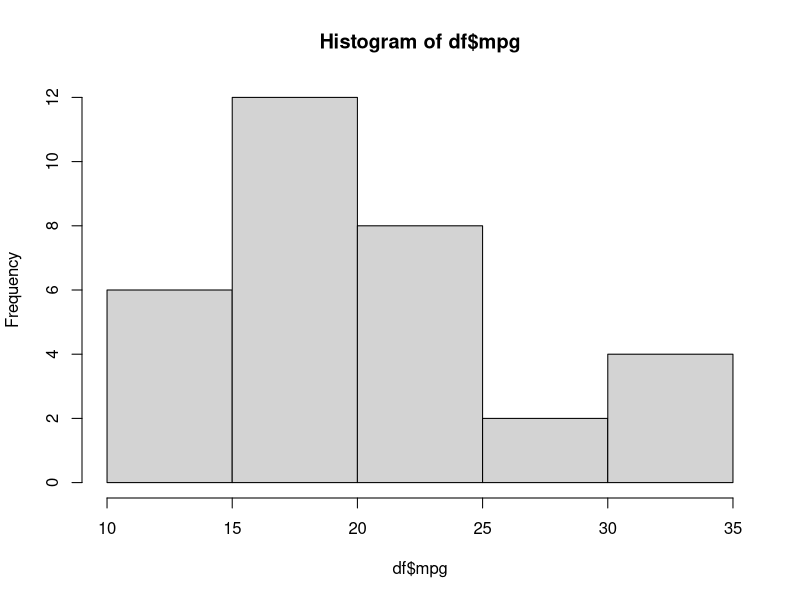
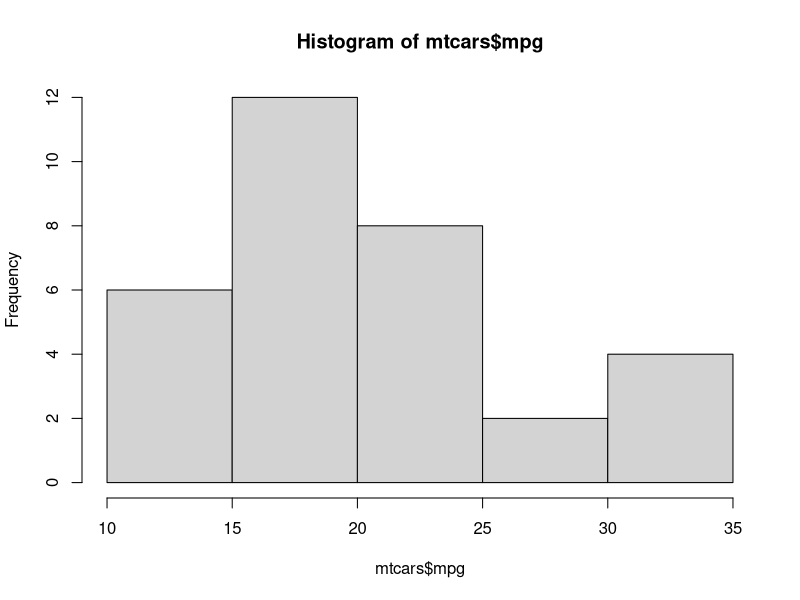
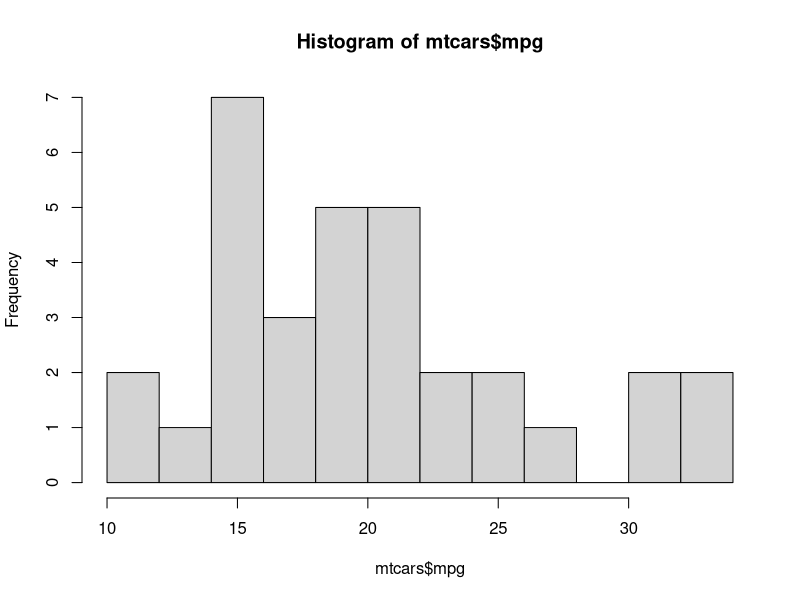
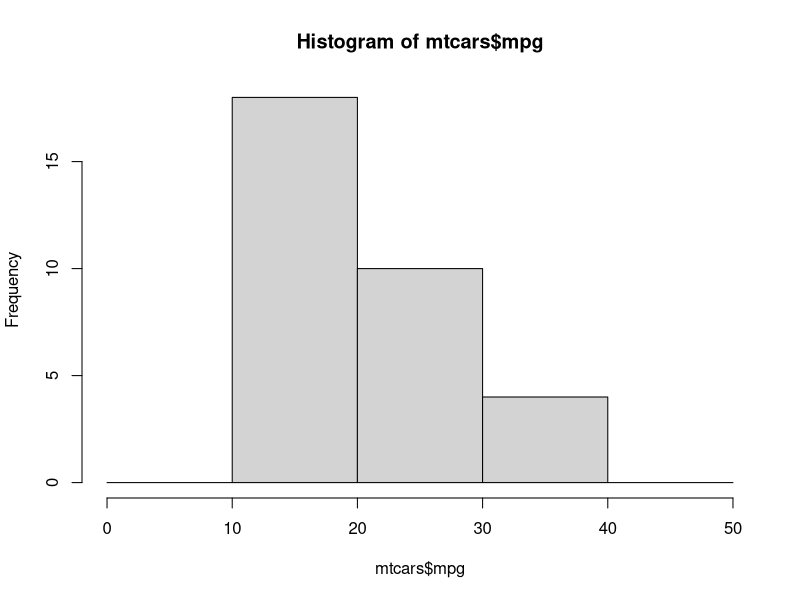
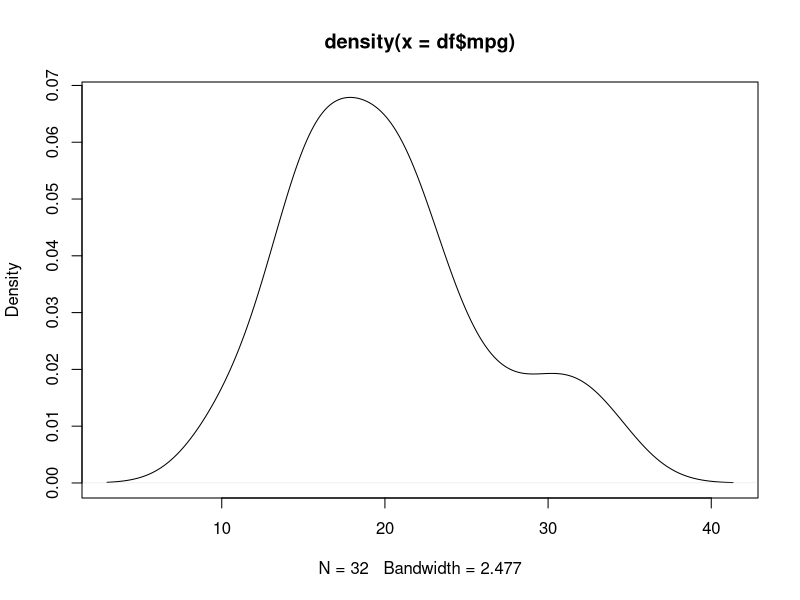
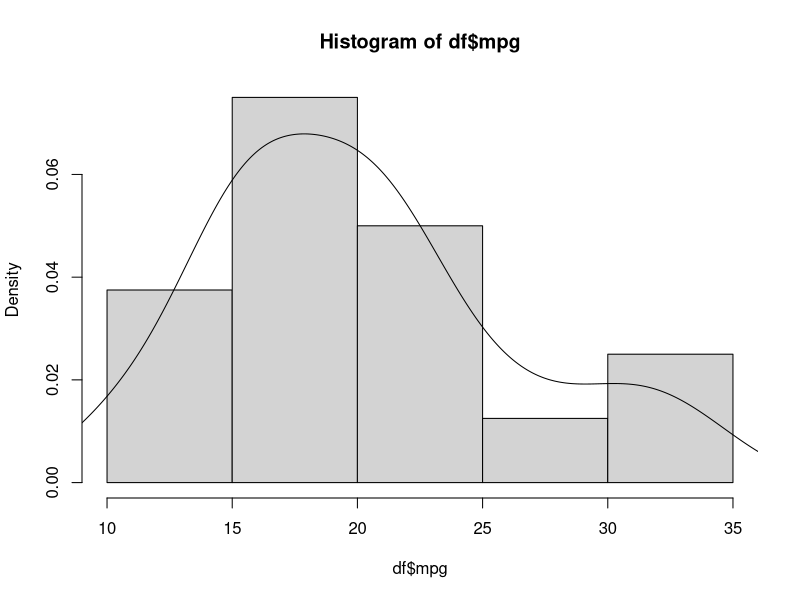
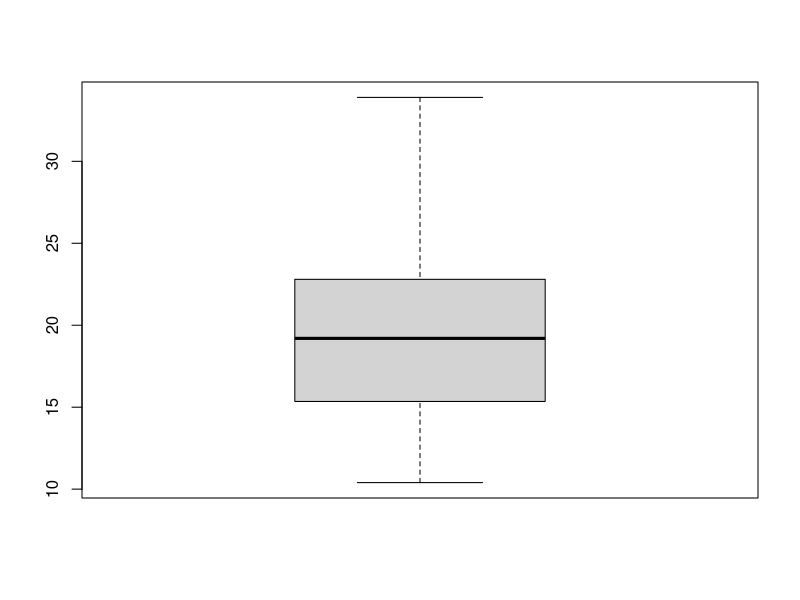

R code for these plots, in order:
#Histogram Plot in R
#count of categories
library(dplyr)
library(ggplot2)

df=mtcars
catcols = c('cyl', 'vs', 'am', 'gear', 'carb')
df[,catcols] = lapply(df[,catcols], as.factor)

sapply(df, class)

hist(df$mpg)
hist(mtcars$mpg)
hist(mtcars$mpg, breaks = 10)
hist(mtcars$mpg, breaks = c(0, 10, 20, 30, 40, 50))

plot(density(df$mpg))

hist(df$mpg, freq = F)
lines(density(df$mpg))

boxplot(df$mpg)
summary(df$mpg)
